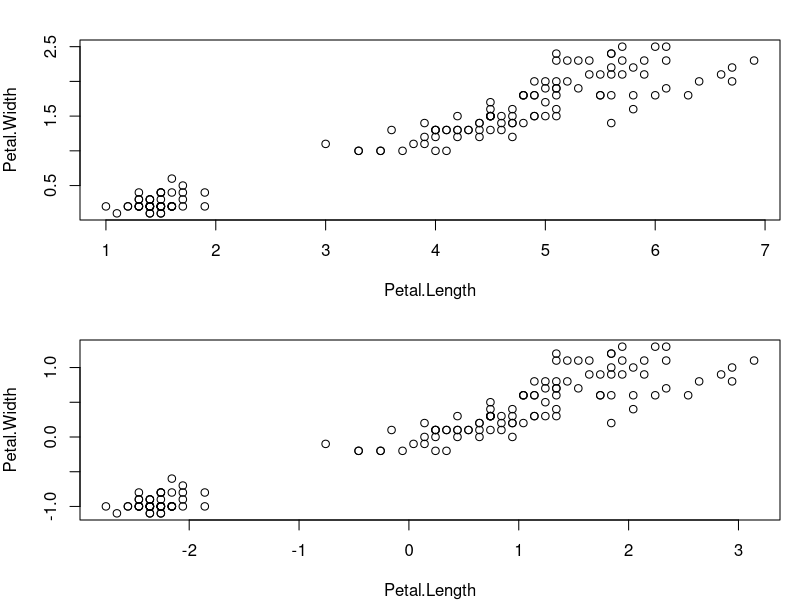
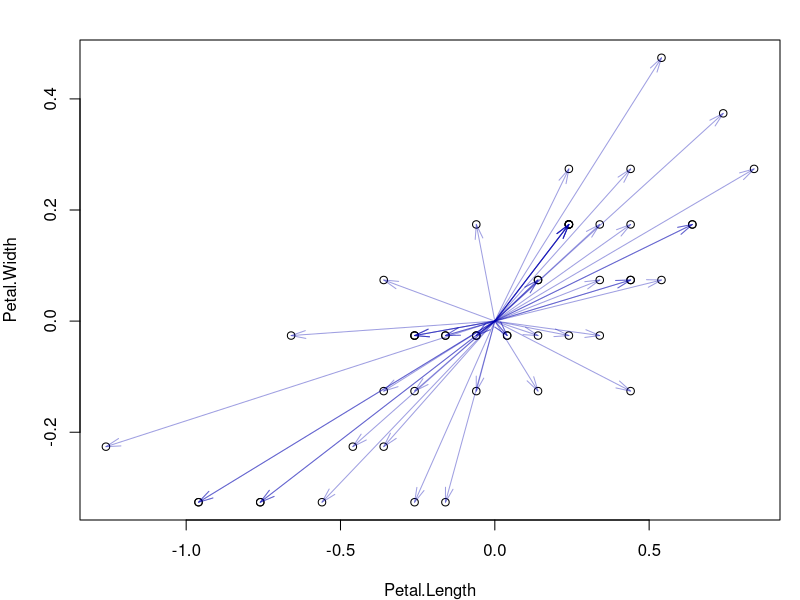
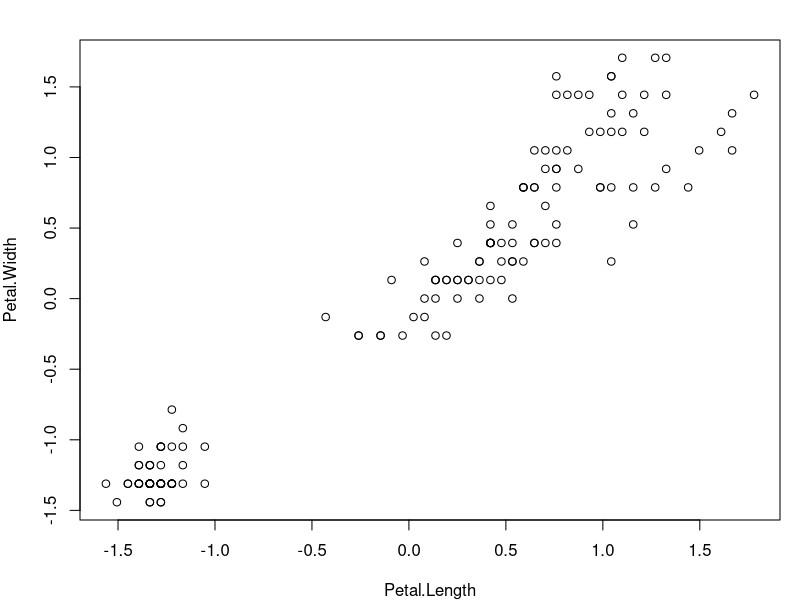
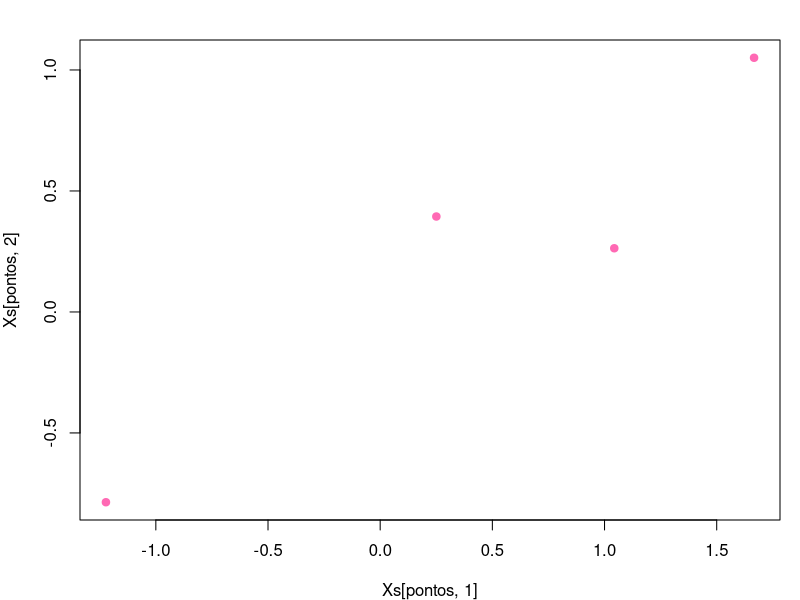
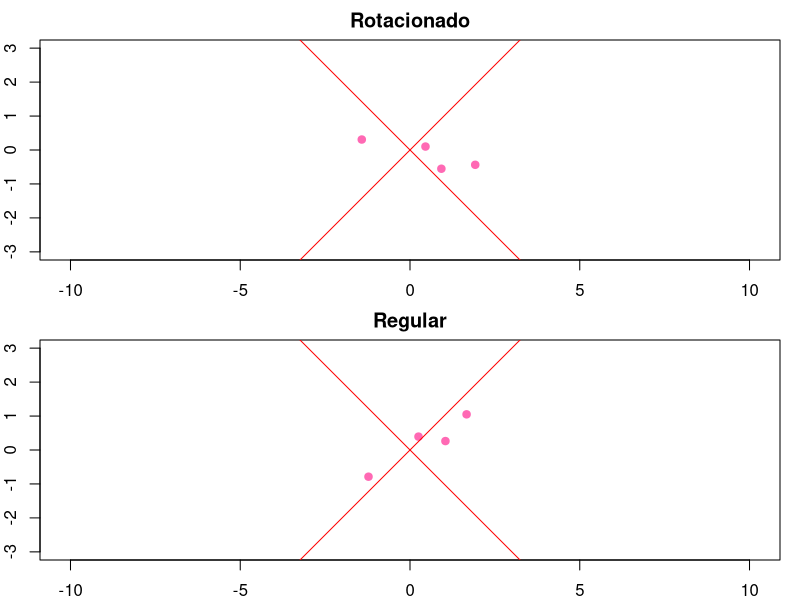
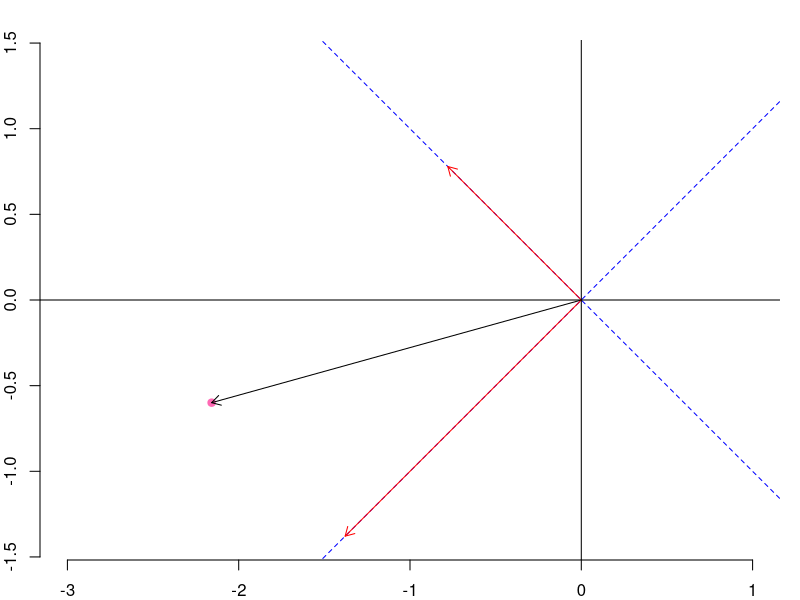

Reproduce these figures in R, in order.
#07/04/26
### EXEMPLO IRIS ###

x <- iris[-5] #matriz de dados
S <- cov(x) # covariancia amostral
rho <- cor(x) # correlacao amostral

z <- scale(x) # x padronizada 
cov(z) # temos q cov(z) = rho
sum(diag(rho))

## Matriz centrada de X:
Xc <- scale(x,center=T,scale=F)
par(mfrow=c(2,1), mar=c(4,4,2,1))
plot(Petal.Width ~ Petal.Length,data=x)
plot(Petal.Width ~ Petal.Length,data=Xc)

t(Xc)%*%Xc/(149) # S

# Seja A uma matriz retangular nxp
# A %*% t(A) é nxn simétrica e positiva definida
# t(A) %*% A é pxp, simétrica e positiva definida

### Matriz V^1/2 amostral
D.meio <-diag(sqrt(diag(S)))
D.meio.inv <- diag(1/diag(D.meio))

#entao:
rho <- D.meio.inv%*%S%*%D.meio.inv #é equivalente a cor(x) ou cov(z)

####

x<- iris[iris$Species=="versicolor",-5]

Xc <- scale(x,scale=F)

par(mfrow=c(1,1))
plot(Petal.Width ~ Petal.Length,data=Xc)
arrows(x0=0,y0=0,x1=Xc[,3],y1=Xc[,4],angle=15,length=0.15,col="#0000B060")

##

x<- iris[,c(3,4)]
S<- cov(x)
Xc<- scale(x,scale=F) #centrados
Xs <- scale(x) #padronizados
# Matriz diagonal dos desvios padrão
V <- diag(sqrt(diag(S)))
V.inv <- diag(1/sqrt(diag(S)))

par(mar=c(4,4,2,1))
plot(Petal.Width ~ Petal.Length,data=Xs)

identify(x=Xs[,1],y=Xs[,2])

pontos<- c(44,62,135,123)

plot(Xs[pontos,1],Xs[pontos,2],col="hotpink",pch=19)

#rotacionando os pontos em 45°
#matriz de rotacao
r<-1/4
W <- matrix(c(cospi(r),sinpi(r),-sinpi(r),cospi(r)),nrow=2)
par(mar=c(2,2,2,1),mfrow=c(2,1))
#rotacionado
Xs.rot <- (Xs%*%W)
plot(Xs.rot[pontos,1],Xs.rot[pontos,2],col="hotpink",pch=19,asp=1,xlim=c(-3,3),ylim=c(-3,3),main="Rotacionado")
abline(a=0,b=1,col="red")
abline(a=0,b=-1,col="red")
#regular
plot(Xs[pontos,1],Xs[pontos,2],col="hotpink",pch=19,asp=1,xlim=c(-3,3),ylim=c(-3,3),main="Regular")
abline(a=0,b=1,col="red")
abline(a=0,b=-1,col="red")

#Rotacionando com os dados centrados
Xc.rot <- Xc%*%W

norm(as.matrix(Xc[44,]),type="e")

#projecao de Xc[44,] em e1 e e2
proj<-as.vector(Xc[44,]%*%W[,1])*W[,1]
proj2<-as.vector(Xc[44,]%*%W[,2])*W[,2]

par(mfrow=c(1,1))
plot(Xc[44,1],Xc[44,2],asp=1,xlim=c(-3,1),ylim=c(-1,1),pch=19,col="hotpink",bty="n")
arrows(0,0,Xc[44,1],Xc[44,2], length=.1)
abline(a=0,b=1,lty=2,col="blue")
abline(a=0,b=-1,lty=2,col="blue")
arrows(0,0,proj[1],proj[2],col="red",length=.1)
arrows(0,0,proj2[1],proj2[2],col="red",length=.1)
abline(h=0)
abline(v=0)
